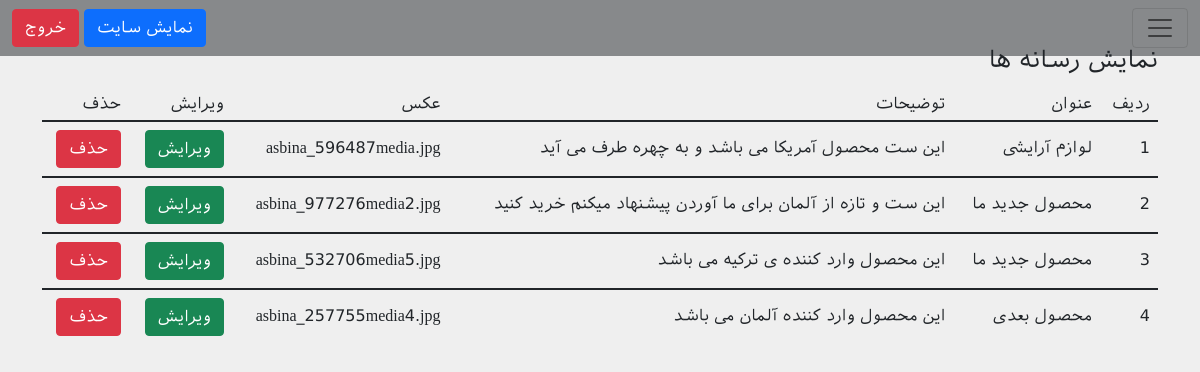
The app's page /Admin/panel.php?display_media=ok (signed in) with its own data.
### tables this page shows
CREATE TABLE `media` (
  `ID` int(11) NOT NULL,
  `title` text NOT NULL,
  `Description` text NOT NULL,
  `picture` text NOT NULL
);

### Admin/media_display.php (the view, shortened to what this page needs)
<?php
global $conn;
?>
<!doctype html>
<html lang="fa" dir="rtl">
<head>
</head>
<body style="background-color: #efefef">
<div class="container">
    <span class="col-sm-12 fs-4">نمایش رسانه ها</span>
    <br><br>
    <table class="table table-hover">
        <thead>
        <tr>
            <th>ردیف</th>
            <th>عنوان</th>
            <th>توضیحات</th>
            <th>عکس</th>
            <th>ویرایش</th>
            <th>حذف</th>
        </tr>
        </thead>
        <tbody>
        <?php
        $select = $conn->prepare("SELECT * FROM media");
        $select->execute();
        $row = $select->fetchAll(PDO::FETCH_ASSOC);
        foreach ($row as $key=>$value) {
        ?>
        <tr>
            <td><?php echo $key + 1;?></td>
            <td><?php echo $value['title'];?></td>
            <td><?php echo $value['Description'];?></td>
            <td><?php echo $value['picture'];?></td>
            <td><a href="<?php echo "update_media.php?Update_Id=".$value['ID'];?>" class="btn btn-success">ویرایش</a></td>
            <td><a href="<?php echo 'delete_media.php?DeletedID='.$value['ID'];?>" class="btn btn-danger">حذف</a></td>
        </tr>
        </tbody>
        <?php
        }
        ?>
    </table>
</div>
</body>
</html>

### style.css (style rules this page uses)
html, body, div, span, applet, object, iframe, h1, h2, h3, h4, h5, h6, p, blockquote, pre, a, abbr, acronym, address, big, cite, code, del, dfn, em, img, ins, kbd, q, s, samp, small, strike, strong, sub, sup, tt, var, b, u, i, center, dl, dt, dd, ol, ul, li, fieldset, form, label, legend, table, caption, tbody, tfoot, thead, tr, th, td, article, aside, canvas, details, embed, figure, figcaption, footer, header, hgroup, menu, nav, output, ruby, section, summary, time, mark, audio, video { margin: 0; padding: 0; border: 0; font-size: 100%; font: inherit; vertical-align: baseline; }
body { line-height: 1; font-family: IranSans; }
table { border-collapse: collapse; border-spacing: 0; }

### records on screen
media: title "لوازم آرایشی", Description "این ست محصول آمریکا می باشد و به چهره طرف می آید", picture "asbina_596487media.jpg"
media: title "محصول جدید ما", Description "این ست و تازه از آلمان برای ما آوردن پیشنهاد میکنم خرید کنید", picture "asbina_977276media2.jpg"
media: title "محصول جدید ما", Description "این محصول وارد کننده ی ترکیه می باشد", picture "asbina_532706media5.jpg"
media: title "محصول بعدی", Description "این محصول وارد کننده آلمان می باشد", picture "asbina_257755media4.jpg"
